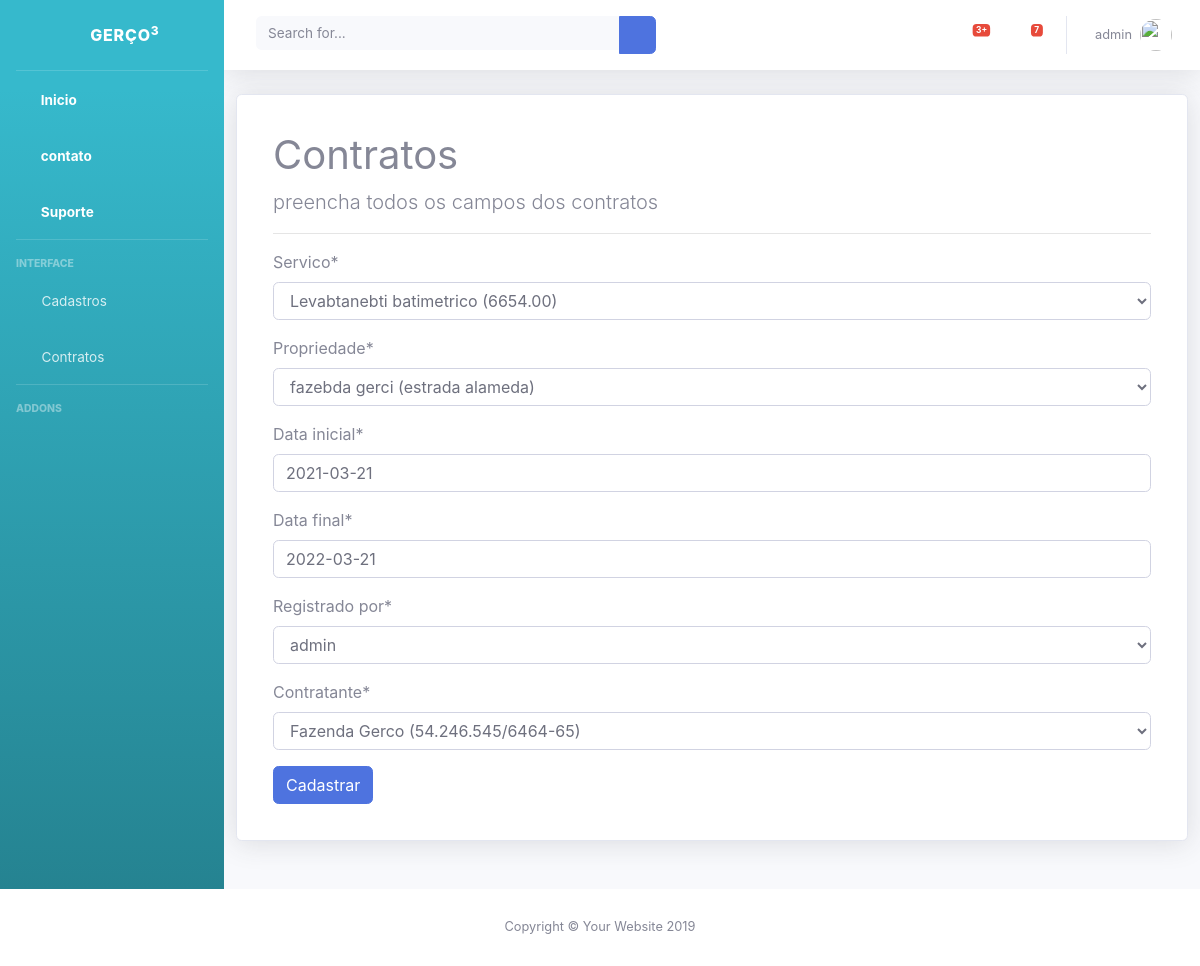
The page /editar/contrato/1 (signed in) on the database its author committed.
### cadastros/models.py (models this page shows)
class Contrato(models.Model):
    servico = models.ForeignKey(Servico, on_delete= models.PROTECT)
    propriedade = models.ForeignKey(Propriedade, on_delete= models.PROTECT)
    data_inicial = models.DateField()
    data_final = models.DateField()
    registrado_por = models.ForeignKey(User, on_delete= models.PROTECT)
    registrado_em = models.DateField(auto_now=True)
    contratante = models.ForeignKey(Empresa, on_delete= models.PROTECT)
    cidade = models.ForeignKey(Cidade, on_delete= models.PROTECT)

### cadastros/views.py (the view)
# urls.py: path('editar/contrato/<int:pk>', ContratoUpdate.as_view(), name ="editar-contrato"),
class ContratoUpdate(LoginRequiredMixin, UpdateView):
    model = Contrato
    fields = ['servico', "propriedade", "data_inicial", "data_final", "registrado_por", "registrado_em", "contratante"]
    template_name = 'cadastros/contrato.html'
    success_url = reverse_lazy('listar-contrato')
    def get_context_data(self, *args, **kwargs):
        context = super().get_context_data(*args, **kwargs)
        context['titulo'] = "Cadastro de contrato"
        context['botao'] = "Atualizar"
        context['icone'] = '<i class="fa fa-check" aria-hidden="true"></i>'
        return context

### cadastros/models.py (called while the page is built)
    def  __str__(self):
            return "{} ({})".format(self.descricao_servico, self.valor)

    def __str__(self):
        return "{} ({})".format(self.razao_social, self.cnpj, self.inscricao_estadual, self.endereco, self.minha_empresa)

    def __str__(self):
        return "{} ({})".format(self.nome_propriedade, self.endereco, self.area_propriedade, self.cidade, self.empresa)

### cadastros/templates/cadastros/contrato.html (shortened to what this page needs)
{% extends 'paginas/modelo.html'%}
{% load static %}
{% load crispy_forms_tags %}
{% block conteudo %}
        <div class="col">
            <div class="card format container-fluid shadow p-3 mb-5 bg-white rounded">
                <div class="card-body">
                    <h1>Contratos </h1>
                    <p class="lead">
                        preencha todos os campos dos contratos
                    </p>
                    <hr>
                    <form action="" method="POST">
                        {{form|crispy}}
                        <button type="submit" class="btn btn-primary"> Cadastrar</button>
                    </form>
                </div>
            </div>
        </div>
    </div>
</div>
{% endblock %}

### paginas/templates/paginas/modelo.html (shortened to what this page needs)
{% load static %}
<!DOCTYPE html>
<html lang="en">
<head>
  <link href="{% static 'vendor/fontawesome-free/css/all.min.css' %}" rel="stylesheet" type="text/css">
  <link href="{% static 'css/font-googlealips' %}" rel="stylesheet">
  <link href="{% static 'css/sb-admin-2.min.css' %}" rel="stylesheet">
  <link href="{% static 'css/bootstrap.css' %} rel="stylesheet">
  <link href="{% static 'css/estilo.css' %} rel="stylesheet">
</head>
<body id="page-top">
  <div id="wrapper">
    <ul class="navbar-nav bg-gradient-info sidebar sidebar-dark accordion" id="accordionSidebar">
      <a class="sidebar-brand d-flex align-items-center justify-content-center" href="index.html">
        <div class="sidebar-brand-icon rotate-n-15">
          <i class="fas fa-laugh-wink"></i>
        </div>
        <div class="sidebar-brand-text mx-3">GERÇO<sup>3</sup></div>
      </a>
      <hr class="sidebar-divider my-0">
      <li class="nav-item active">
        <a class="nav-link" href="index.html">
          <i class="fas fa-fw fa-tachometer-alt"></i>
          <span>Inicio</span></a>
      </li>
      <li class="nav-item active">
        <a class="nav-link" href="index.html">
          <i class="fas fa-fw fa-tachometer-alt"></i>
          <span>contato</span></a>
      </li>
      <li class="nav-item active">
        <a class="nav-link" href="index.html">
          <i class="fas fa-fw fa-tachometer-alt"></i>
          <span>Suporte</span></a>
      </li>
      <hr class="sidebar-divider">
      <div class="sidebar-heading">
        Interface
      </div>
      {% if request.user.is_authenticated %}
      <li class="nav-item">
        <a class="nav-link collapsed" href="#" data-toggle="collapse" data-target="#collapseTwo" aria-expanded="true"
          aria-controls="collapseTwo">
          <i class="fas fa-fw fa-cog"></i>
          <span>Cadastros</span>
        </a>
      </li>
      {% endif %}
      <li class="nav-item ">
        <a class="nav-link" href="{% url 'cadastro-contrato' %}">
          <i class="fas fa-fw fa-tachometer-alt"></i>
          <span>Contratos</span></a>
      </li>
      <hr class="sidebar-divider">
      <div class="sidebar-heading">
        Addons
      </div>
    </ul>
    <div id="content-wrapper" class="d-flex flex-column">
      <div id="content">
        <nav class="navbar navbar-expand navbar-light bg-white topbar mb-4 static-top shadow">
          <form class="d-none d-sm-inline-block form-inline mr-auto ml-md-3 my-2 my-md-0 mw-100 navbar-search">
            <div class="input-group">
              <input type="text" class="form-control bg-light border-0 small" placeholder="Search for..."
                aria-label="Search" aria-describedby="basic-addon2">
              <div class="input-group-append">
                <button class="btn btn-primary" type="button">
                  <i class="fas fa-search fa-sm"></i>
                </button>
              </div>
            </div>
          </form>
          <ul class="navbar-nav ml-auto">
            <li class="nav-item dropdown no-arrow mx-1">
              <a class="nav-link dropdown-toggle" href="#" id="alertsDropdown" role="button" data-toggle="dropdown"
                aria-haspopup="true" aria-expanded="false">
                <i class="fas fa-bell fa-fw"></i>
                <span class="badge badge-danger badge-counter">3+</span>
              </a>
            </li>
            <li class="nav-item dropdown no-arrow mx-1">
              <a class="nav-link dropdown-toggle" href="#" id="messagesDropdown" role="button" data-toggle="dropdown"
                aria-haspopup="true" aria-expanded="false">
                <i class="fas fa-envelope fa-fw"></i>
                <span class="badge badge-danger badge-counter">7</span>
              </a>
            </li>
            {% if request.user.is_authenticated %}
            <li class="nav-item dropdown no-arrow">
              <a class="nav-link dropdown-toggle" href="#" id="userDropdown" role="button" data-toggle="dropdown"
                aria-haspopup="true" aria-expanded="false">
                <span class="mr-2 d-none d-lg-inline text-gray-600 small">{{ request.user }}</span>
                <img class="img-profile rounded-circle" src="https://source.unsplash.com/QAB-WJcbgJk/60x60">
              </a>
            </li>
            {% else %}
            <li class="nav-item active">
              <a class="nav-link" href="{% url 'login' %}">
                <i class="fas fa-fw fa-sign-in-alt"></i>
                <span>Login</span></a>
            </li>
            {% endif %}
          </ul>
        </nav>
        {% block conteudo %}{% endblock %}
      </div>
      {% block footer %}
      <footer class="sticky-footer bg-white">
        <div class="container my-auto">
          <div class="copyright text-center my-auto">
            <span>Copyright &copy; Your Website 2019</span>
          </div>
        </div>
      </footer>
      {% endblock %}
</body>
</html>

### rows shown on the page
Contrato: servico "Levabtanebti batimetrico (6654.00)", propriedade "fazebda gerci (estrada alameda)", data_inicial "2021-03-21", data_final "2022-03-21", registrado_por "admin", contratante "Fazenda Gerco (54.246.545/6464-65)"

### other values the page prints
{{ request.user }} "admin"
